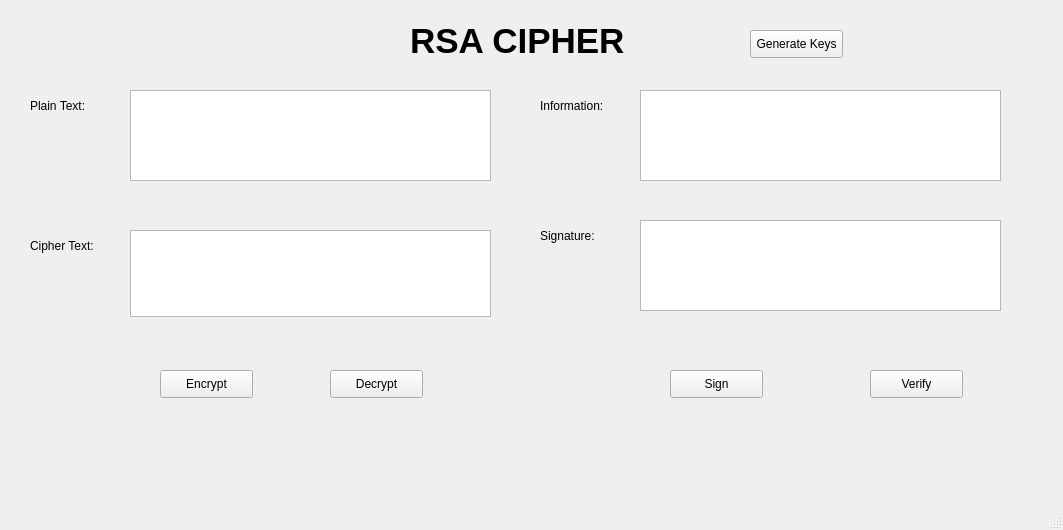
<?xml version="1.0" encoding="UTF-8"?>
<ui version="4.0">
 <class>MainWindow</class>
 <widget class="QMainWindow" name="MainWindow">
  <property name="geometry">
   <rect>
    <x>0</x>
    <y>0</y>
    <width>1063</width>
    <height>530</height>
   </rect>
  </property>
  <property name="windowTitle">
   <string>MainWindow</string>
  </property>
  <widget class="QWidget" name="centralwidget">
   <widget class="QLabel" name="label">
    <property name="geometry">
     <rect>
      <x>410</x>
      <y>0</y>
      <width>281</width>
      <height>81</height>
     </rect>
    </property>
    <property name="font">
     <font>
      <pointsize>26</pointsize>
      <weight>75</weight>
      <bold>true</bold>
     </font>
    </property>
    <property name="text">
     <string>RSA CIPHER</string>
    </property>
   </widget>
   <widget class="QPushButton" name="btn_encrypt">
    <property name="geometry">
     <rect>
      <x>160</x>
      <y>370</y>
      <width>93</width>
      <height>28</height>
     </rect>
    </property>
    <property name="text">
     <string>Encrypt</string>
    </property>
   </widget>
   <widget class="QPushButton" name="btn_decrypt">
    <property name="geometry">
     <rect>
      <x>330</x>
      <y>370</y>
      <width>93</width>
      <height>28</height>
     </rect>
    </property>
    <property name="text">
     <string>Decrypt</string>
    </property>
   </widget>
   <widget class="QPushButton" name="btn_gen_keys">
    <property name="geometry">
     <rect>
      <x>750</x>
      <y>30</y>
      <width>93</width>
      <height>28</height>
     </rect>
    </property>
    <property name="text">
     <string>Generate Keys</string>
    </property>
   </widget>
   <widget class="QPushButton" name="btn_sign">
    <property name="geometry">
     <rect>
      <x>670</x>
      <y>370</y>
      <width>93</width>
      <height>28</height>
     </rect>
    </property>
    <property name="text">
     <string>Sign</string>
    </property>
   </widget>
   <widget class="QPushButton" name="btn_verify">
    <property name="geometry">
     <rect>
      <x>870</x>
      <y>370</y>
      <width>93</width>
      <height>28</height>
     </rect>
    </property>
    <property name="text">
     <string>Verify</string>
    </property>
   </widget>
   <widget class="QTextEdit" name="txt_plain_text">
    <property name="geometry">
     <rect>
      <x>130</x>
      <y>90</y>
      <width>361</width>
      <height>91</height>
     </rect>
    </property>
   </widget>
   <widget class="QTextEdit" name="txt_cipher_text">
    <property name="geometry">
     <rect>
      <x>130</x>
      <y>230</y>
      <width>361</width>
      <height>87</height>
     </rect>
    </property>
   </widget>
   <widget class="QTextEdit" name="txt_info">
    <property name="geometry">
     <rect>
      <x>640</x>
      <y>90</y>
      <width>361</width>
      <height>91</height>
     </rect>
    </property>
   </widget>
   <widget class="QTextEdit" name="txt_sign">
    <property name="geometry">
     <rect>
      <x>640</x>
      <y>220</y>
      <width>361</width>
      <height>91</height>
     </rect>
    </property>
   </widget>
   <widget class="QLabel" name="label_2">
    <property name="geometry">
     <rect>
      <x>30</x>
      <y>90</y>
      <width>101</width>
      <height>31</height>
     </rect>
    </property>
    <property name="text">
     <string>Plain Text:</string>
    </property>
   </widget>
   <widget class="QLabel" name="label_3">
    <property name="geometry">
     <rect>
      <x>30</x>
      <y>230</y>
      <width>101</width>
      <height>31</height>
     </rect>
    </property>
    <property name="text">
     <string>Cipher Text:</string>
    </property>
   </widget>
   <widget class="QLabel" name="label_4">
    <property name="geometry">
     <rect>
      <x>540</x>
      <y>90</y>
      <width>101</width>
      <height>31</height>
     </rect>
    </property>
    <property name="text">
     <string>Information:</string>
    </property>
   </widget>
   <widget class="QLabel" name="label_5">
    <property name="geometry">
     <rect>
      <x>540</x>
      <y>220</y>
      <width>101</width>
      <height>31</height>
     </rect>
    </property>
    <property name="text">
     <string>Signature:</string>
    </property>
   </widget>
  </widget>
  <widget class="QMenuBar" name="menubar">
   <property name="geometry">
    <rect>
     <x>0</x>
     <y>0</y>
     <width>1063</width>
     <height>26</height>
    </rect>
   </property>
  </widget>
  <widget class="QStatusBar" name="statusbar"/>
 </widget>
 <resources/>
 <connections/>
</ui>
